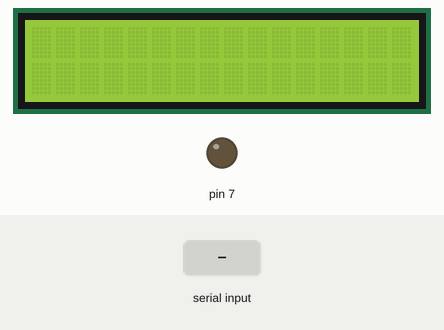
Simulated run of this sketch. Board: Arduino Uno, built with avr-gcc and run on an emulated ATmega328P. Parts: 16×2 character LCD, output pins drawn as LEDs (lit = HIGH). The test bench sets the inputs (shaded band).

Above: at 1.2 s.
1.3 s: "ALARMA ON" received over Serial
At 3.1 s:
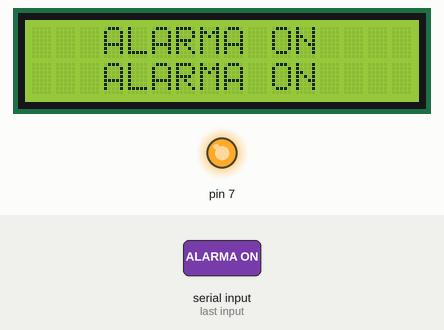
3.8 s: "1" received over Serial
At 5.5 s:
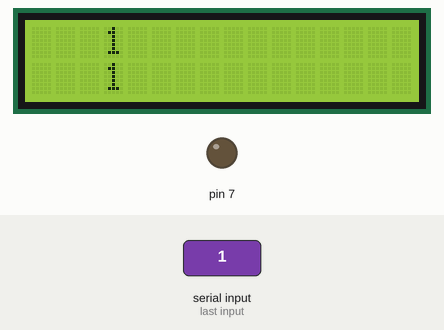
Timing chart, 0 to 7.0 s (numbered marks = the images above; inputs shaded):
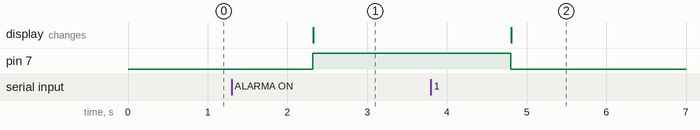

Measured:
- after the input at 1.3 s, pin 7: LOW → HIGH after 1.0 s; the display: changes after 1.0 s (image 1)
- after the input at 3.8 s, pin 7: HIGH → LOW after 1.0 s; the display: changes after 1.0 s (image 2)

The sketch:

AlarmaReloj.ino
```cpp
#include<LiquidCrystal.h>
LiquidCrystal lcd(12, 11, 5, 4, 3, 2);
//RS,E,D4,D5,D6,D7
String reloj;
String horAlarma = "";
String mensaje;
void setup() {
  lcd.begin(16, 2);
  pinMode (7, OUTPUT);
  Serial.begin(4800);
}

void loop() {


  while (Serial.available() == 0) { //A espera de recibir una cadena
  }
  mensaje = Serial.readString();
  int iniReloj = mensaje.indexOf('/') + 1;
  int iniAlarma = mensaje.indexOf('*') + 1;
  int fintrama = mensaje.indexOf('#');

  int tamReloj = iniAlarma - iniReloj - 1;
  int tamAlarma = fintrama - iniAlarma;
  reloj = mensaje.substring(iniReloj, iniReloj + tamReloj );
  horAlarma = mensaje.substring(iniAlarma, iniAlarma + tamAlarma );
  if (horAlarma == "ALARMA ON") {
    digitalWrite(7, HIGH);
  } else {
    digitalWrite(7, LOW);
  }

  lcd.clear();
  lcd.setCursor(3, 0);
  lcd.print(reloj);
  lcd.setCursor(3, 1);
  lcd.print(horAlarma);


}
```
